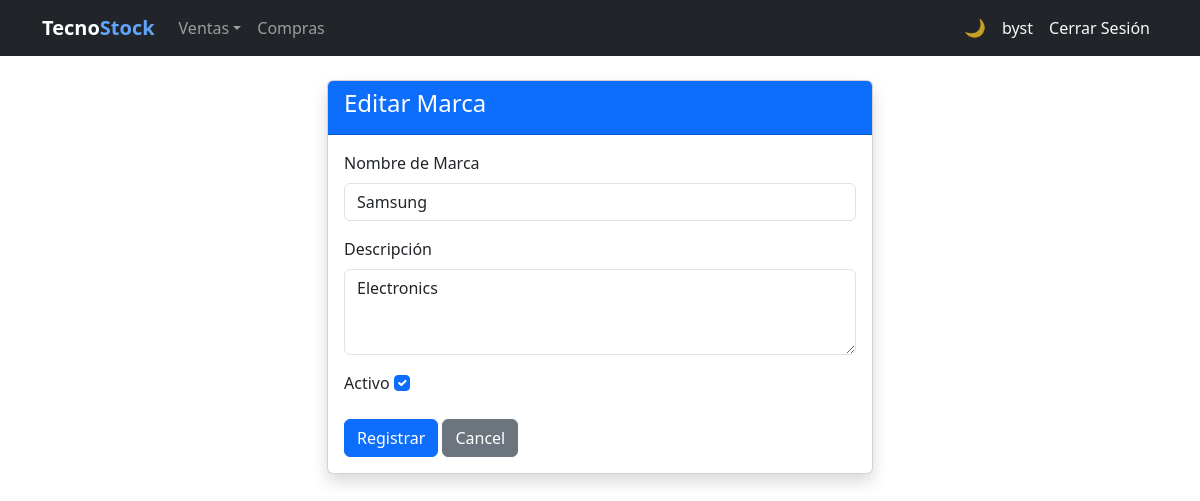
The page /brands/1/edit/ (signed in) on the database its author committed.
### billing/models.py (models this page shows, shortened)
class Brand(models.Model):
    name = models.CharField(max_length=100, unique=True, verbose_name='Nombre de Marca')
    description = models.TextField(blank=True, null=True, verbose_name='Descripción')
    is_active = models.BooleanField(default=True, verbose_name='Activo')
    created_at = models.DateTimeField(auto_now_add=True)
    updated_at = models.DateTimeField(auto_now=True)
    class Meta:
        verbose_name = 'Brand'
        verbose_name_plural = 'Brands'
        ordering = ['name']

### billing/views.py (the view)
# urls.py: path('brands/<int:pk>/edit/', views.brand_update, name='brand_update'),
@login_required
@audit_action('UPDATE_BRAND')
def brand_update(request, pk):
    brand = get_object_or_404(Brand, pk=pk)
    if request.method == 'POST':
        form = BrandForm(request.POST, instance=brand)
        if form.is_valid():
            form.save()
            messages.success(request, 'Marca actualizada correctamente.')
            return redirect('billing:brand_list')
    else:
        form = BrandForm(instance=brand)
    return render(request, 'billing/brand_form.html', {'form': form, 'title': 'Editar Marca'})

### billing/forms.py
class BrandForm(forms.ModelForm):
    class Meta:
        model = Brand
        fields = ['name', 'description', 'is_active']
        widgets = {
            'name': forms.TextInput(attrs={'class':'form-control'}),
            'description': forms.Textarea(attrs={'class':'form-control','rows':3}),
            'is_active': forms.CheckboxInput(attrs={'class':'form-check-input'}),
        }

### billing/templates/billing/brand_form.html (shortened to what this page needs)
{% extends 'billing/base.html' %}
{% block content %}
<div class="row justify-content-center">
  <div class="col-md-6">
    <div class="card shadow">
      <div class="card-header bg-primary text-white"><h4>{{ title }}</h4></div>
      <div class="card-body">
        <form method="post">
          {% for field in form %}
          <div class="mb-3">
            <label class="form-label">{{ field.label }}</label>
            {{ field }}
          </div>
          {% endfor %}
          <button type="submit" class="btn btn-primary">Registrar</button>
          <a href="{% url 'billing:brand_list' %}" class="btn btn-secondary">Cancel</a>
        </form>
      </div>
    </div>
  </div>
</div>
{% endblock %}

### billing/templates/billing/base.html (shortened to what this page needs)
<!DOCTYPE html>
<html lang="es">
<head>
  <link href="https://cdn.jsdelivr.net/npm/bootstrap@5.3.0/dist/css/bootstrap.min.css" rel="stylesheet">
</head>
<body>
<nav class="navbar navbar-expand-lg navbar-dark bg-dark">
  <div class="container">
    <a class="navbar-brand fw-bold" href="{% url 'billing:home' %}">Tecno<span class="nav-brand-accent">Stock</span></a>
    <div class="collapse navbar-collapse" id="nav">
      <ul class="navbar-nav me-auto">
        <li class="nav-item dropdown">{% if user.is_authenticated %}<a class="nav-link dropdown-toggle" href="#" role="button" data-bs-toggle="dropdown" aria-expanded="false">Ventas</a>{% endif %}</li>
        <li class="nav-item">{% if user.is_authenticated %}<a class="nav-link" href="{% url 'purchasing:purchase_list' %}">Compras</a>{% endif %}</li>
      </ul>
      <ul class="navbar-nav align-items-center">
        <li class="nav-item"><button type="button" class="theme-toggle-btn" id="theme-toggle" onclick="toggleTheme()" title="Cambiar tema claro / oscuro"><span id="theme-icon">&#127769;</span></button></li>
        <li class="nav-item">{% if user.is_authenticated %}<a class="nav-link text-light" href="{% url 'billing:dashboard' %}">{{ user.username }}</a>{% endif %}</li>
        <li class="nav-item">{% if user.is_authenticated %}<form method="post" action="{% url 'logout' %}" class="d-inline">{% csrf_token %}<button type="submit" class="nav-link btn btn-link text-light btn-nav-link">Cerrar Sesión</button></form>{% else %}<a class="nav-link" href="{% url 'login' %}">Iniciar Sesión</a>{% endif %}</li>
      </ul>
    </div>
  </div>
</nav>
<div class="container mt-4">
  {% block content %}{% endblock %}
</div>
</body>
</html>

### billing/templates/billing/base.html (style rules this page uses)
.btn-nav-link { text-decoration: none; }
.nav-brand-accent { color: #60a5fa; }
.theme-toggle-btn { background: none; border: none; cursor: pointer; font-size: 1.1rem; line-height: 1; padding: .375rem .5rem; border-radius: .375rem; transition: background .2s; color: rgba(255,255,255,.75); }

### rows shown on the page
Brand: form "Samsung" "Electronics" "☑"

### other values the page prints
{{ user.username }} "byst"
{{ title }} "Editar Marca"
{{ field.label }} "Nombre de Marca" "Descripción" "Activo"
